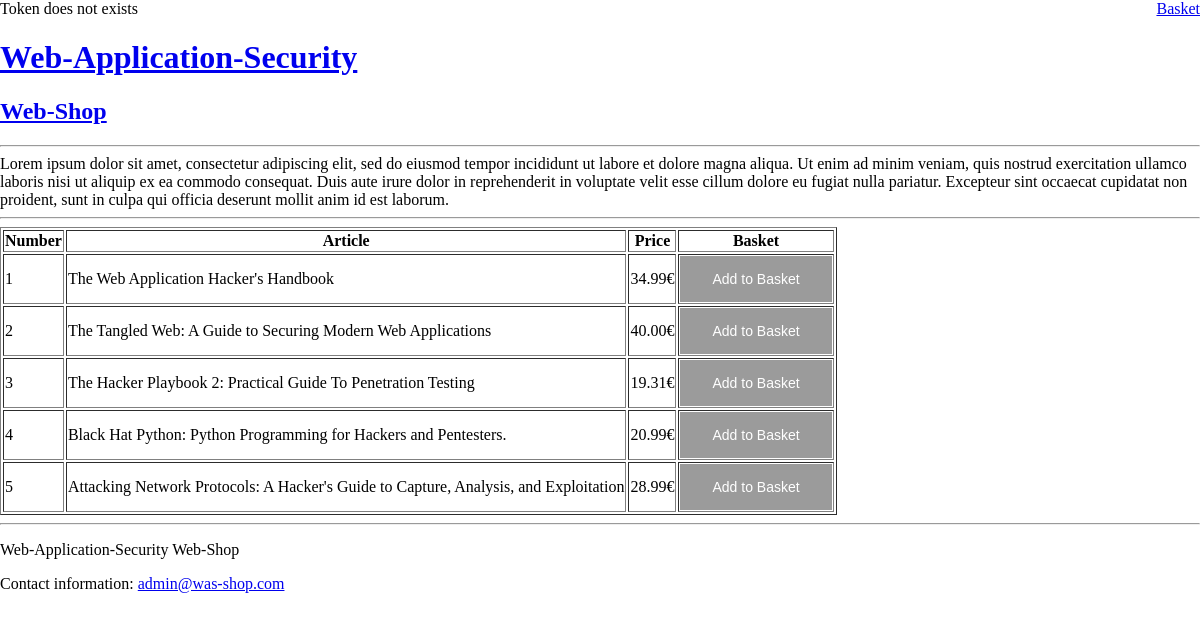
Page /Integration/index.php on the committed database.
### tables this page shows
CREATE TABLE `tbl_items` (
  `id` int(11) NOT NULL,
  `name` char(255) NOT NULL,
  `price` float NOT NULL,
  `description` char(255) NOT NULL,
  `stock` int(11) NOT NULL
);

### Integration/classes/connect_class.php (called while the page is built, shortened)
<?php
class SimpleConnectDB
{
	public function connect()
	{
		$servername = "localhost";
		$username = "root";
		$password = "";
		$dbname = "webshop";
		$conn = new mysqli($servername, $username, $password, $dbname);
		return $conn;
	}
	public function get_tbl_items()
	{
		$con = $this->connect();
		if ($stmt = $con->prepare("SELECT id,name,price  FROM tbl_items ")) {
			$stmt->execute();
			$res = $stmt->get_result();
			$array = $res->fetch_all();
			return $array;
		} else {
			$error = $con->errno . ' ' . $con->error;
			echo $error;
		}
	}
}
?>

### Integration/classes/pageBuilder.php (the view, shortened to what this page needs)
<?php
class PageBuilder {
    private static $mainHead = 'Web-Application-Security';
    private static $subHead = 'Web-Shop';
    public static function printHead() {
        return "<a href=\"index.php\"><h1>".self::$mainHead."</h1><h2>".self::$subHead."</h2></a>";
    }
    public static function printAdvertisment(){
        return "
        <hr>
        <marquee>Lorem ipsum dolor sit amet, consectetur adipiscing elit, sed do eiusmod tempor incididunt ut labore et dolore magna aliqua. Ut enim ad minim veniam, quis nostrud exercitation ullamco laboris nisi ut aliquip ex ea commodo consequat. Duis aute irure dolor in reprehenderit in voluptate velit esse cillum dolore eu fugiat nulla pariatur. Excepteur sint occaecat cupidatat non proident, sunt in culpa qui officia deserunt mollit anim id est laborum.
        </marquee>
        <hr>";
    }
    public static function printHeaderHTML(){
        return "<head>
                <title>".self::$mainHead."</title>
                <link rel=\"stylesheet\" type=\"text/css\" href=\"css/style.css\">
                <meta http-equiv=\"Content-Security-Policy\" content=\"default-src 'self'; child-src 'none';\">
                </head>";
    }
    public static function printItemTable($items, $mysession) {
        $output = " <table border=\"1\">
                    <tbody>
                        <tr>
                            <th>Number</th>
                            <th>Article</th>
                            <th>Price</th>
                            <th>Basket</th>
                        </tr>";
        foreach($items as $item){
            $output = $output."<tr>
            <td>".$item[0]."</td>
            <td>".$item[1]."</td>
            <td>".number_format($item[2], 2)."€</td>
            <td>
                <form action=\"index.php\" method=\"post\">
                    <input type=\"hidden\" name=\"id\" value=\"".$item[0]."\">
                    <input type=\"hidden\" name=\"name\" value=\"".$item[1]."\">
                    <input type=\"hidden\" name=\"price\" value=\"".$item[2]."\">
                    <input type=\"hidden\" name=\"token\" value=\"".$mysession->getToken()."\">
                    <input class=\"link\" type=\"submit\" value=\"Add to Basket\">
                </form>
            </td>
            </tr>";
        }
        $output = $output."</tbody></table>";
        return $output;
    }
    public static function printFooter(){
        return "<footer>
                    <hr>
                    <p>".self::$mainHead." ".self::$subHead."</p>
                    <p>Contact information: <a href=\"mailto:admin@was-shop.com\">admin@was-shop.com</a></p>
                </footer>";
    }
}
?>

### Integration/index.php (shortened to what this page needs)
<?php
include 'classes/pageBuilder.php';
$mysession = new CostumSession('WAS-Secure-Shop', 1800, '/', '127.0.0.1', false, true);
$connectToDb = new SimpleConnectDB();
$arrayTest = $connectToDb->get_tbl_items();
$html_code = "      <html>
                    ".PageBuilder::printHeaderHTML()."
                    <body>
                    <div id=\"basket_home\"><a href=\"basket.php\">Basket</a></div>"
                    .PageBuilder::printHead()
                    .PageBuilder::printAdvertisment()
                    .PageBuilder::printItemTable($arrayTest, $mysession)."
                    </body>
                    ".PageBuilder::printFooter()."
                    </html>";
echo $html_code;
?>

### Integration/css/style.css (style rules this page uses)
.link { background-color: rgb(155, 155, 155); border: none; color: white; padding: 15px 32px; text-align: center; text-decoration: none; display: inline-block; font-size: 14px; float: left; width: 100%; box-sizing: border-box; }
#basket_home { float: right; }
body { padding: 0; margin: 0; }

### rows in the picture
tbl_items: id "1", name "The Web Application Hacker's Handbook", price "34.99"
tbl_items: id "2", name "The Tangled Web: A Guide to Securing Modern Web Applications", price "40.00"
tbl_items: id "3", name "The Hacker Playbook 2: Practical Guide To Penetration Testing", price "19.31"
tbl_items: id "4", name "Black Hat Python: Python Programming for Hackers and Pentesters.", price "20.99"
tbl_items: id "5", name "Attacking Network Protocols: A Hacker's Guide to Capture, Analysis, and Exploitation", price "28.99"

### other values in the picture
self::$mainHead "Web-Application-Security"
self::$subHead "Web-Shop"
